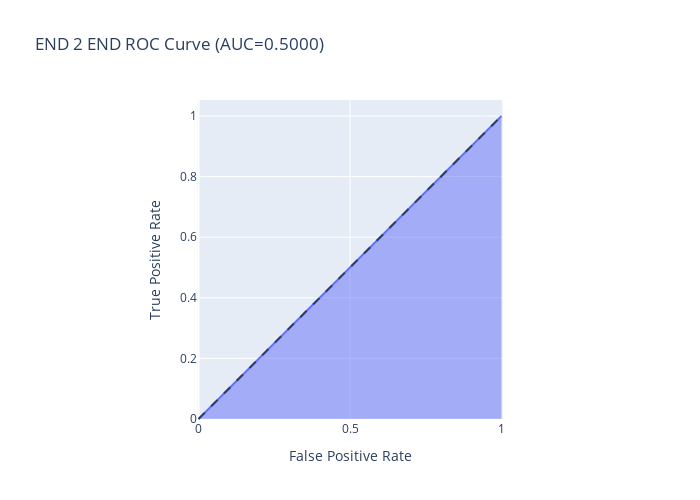
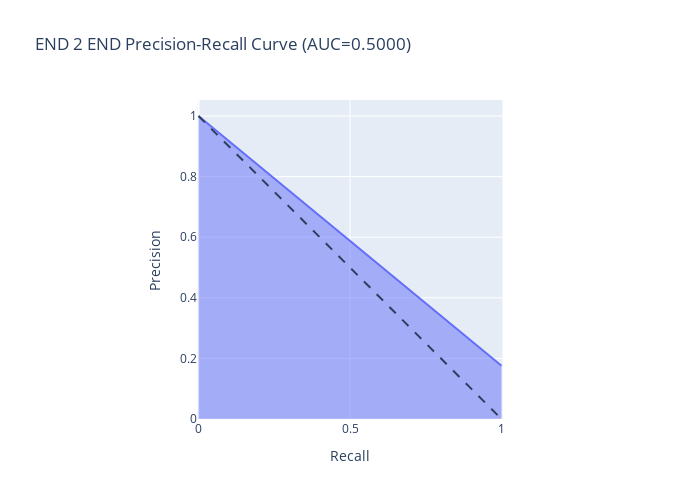

Source (notebook cell) for these figures, in order:
### Code cell
fpr, tpr, thresholds = roc_curve(yground, ypreds)
precision, recall, thresholds = precision_recall_curve(yground, ypreds)

fig = px.area(
    x=fpr, y=tpr,
    title=f'END 2 END ROC Curve (AUC={auc(fpr, tpr):.4f})',
    labels=dict(x='False Positive Rate', y='True Positive Rate'),
    width=700, height=500
)
fig.add_shape(
    type='line', line=dict(dash='dash'),
    x0=0, x1=1, y0=0, y1=1
)

fig.update_yaxes(scaleanchor="x", scaleratio=1)
fig.update_xaxes(constrain='domain')
fig.show()
plotly_plot(fig, filename=str(Path(graphPath / Path("NY_ROC_CURVE_END_2_END_single_image_LAST_per_patient_EVALUATION.html"))), auto_open=False)

fig = px.area(
    x=recall, y=precision,
    title=f'END 2 END Precision-Recall Curve (AUC={auc(fpr, tpr):.4f})',
    labels=dict(x='Recall', y='Precision'),
    width=700, height=500
)
fig.add_shape(
    type='line', line=dict(dash='dash'),
    x0=0, x1=1, y0=1, y1=0
)
fig.update_yaxes(scaleanchor="x", scaleratio=1)
fig.update_xaxes(constrain='domain')

fig.show()
plotly_plot(fig, filename=str(Path(graphPath / Path("NY_Precision-Recall_CURVE_END_2_END_single_image_LAST_per_patient_EVALUATION.html"))), auto_open=False)

### Figure 1 — Plotly figure (JSON) as saved in the notebook; plotly's stock layout.template omitted (floating-point values rounded to 4 significant figures)
{"data": [{"fillpattern": {"shape": ""}, "hovertemplate": "False Positive Rate=%{x}<br>True Positive Rate=%{y}<extra></extra>", "legendgroup": "", "line": {"color": "#636efa"}, "marker": {"symbol": "circle"}, "mode": "lines", "name": "", "orientation": "v", "showlegend": false, "stackgroup": "1", "type": "scatter", "x": [0, 1], "xaxis": "x", "y": [0, 1], "yaxis": "y"}], "layout": {"height": 500, "legend": {"tracegroupgap": 0}, "shapes": [{"line": {"dash": "dash"}, "type": "line", "x0": 0, "x1": 1, "y0": 0, "y1": 1}], "title": {"text": "END 2 END ROC Curve (AUC=0.5000)"}, "width": 700, "xaxis": {"anchor": "y", "constrain": "domain", "domain": [0, 1], "title": {"text": "False Positive Rate"}}, "yaxis": {"anchor": "x", "domain": [0, 1], "scaleanchor": "x", "scaleratio": 1, "title": {"text": "True Positive Rate"}}}}

### Figure 2 — Plotly figure (JSON) as saved in the notebook; plotly's stock layout.template omitted (floating-point values rounded to 4 significant figures)
{"data": [{"fillpattern": {"shape": ""}, "hovertemplate": "Recall=%{x}<br>Precision=%{y}<extra></extra>", "legendgroup": "", "line": {"color": "#636efa"}, "marker": {"symbol": "circle"}, "mode": "lines", "name": "", "orientation": "v", "showlegend": false, "stackgroup": "1", "type": "scatter", "x": [1, 0], "xaxis": "x", "y": [0.1758, 1], "yaxis": "y"}], "layout": {"height": 500, "legend": {"tracegroupgap": 0}, "shapes": [{"line": {"dash": "dash"}, "type": "line", "x0": 0, "x1": 1, "y0": 1, "y1": 0}], "title": {"text": "END 2 END Precision-Recall Curve (AUC=0.5000)"}, "width": 700, "xaxis": {"anchor": "y", "constrain": "domain", "domain": [0, 1], "title": {"text": "Recall"}}, "yaxis": {"anchor": "x", "domain": [0, 1], "scaleanchor": "x", "scaleratio": 1, "title": {"text": "Precision"}}}}
